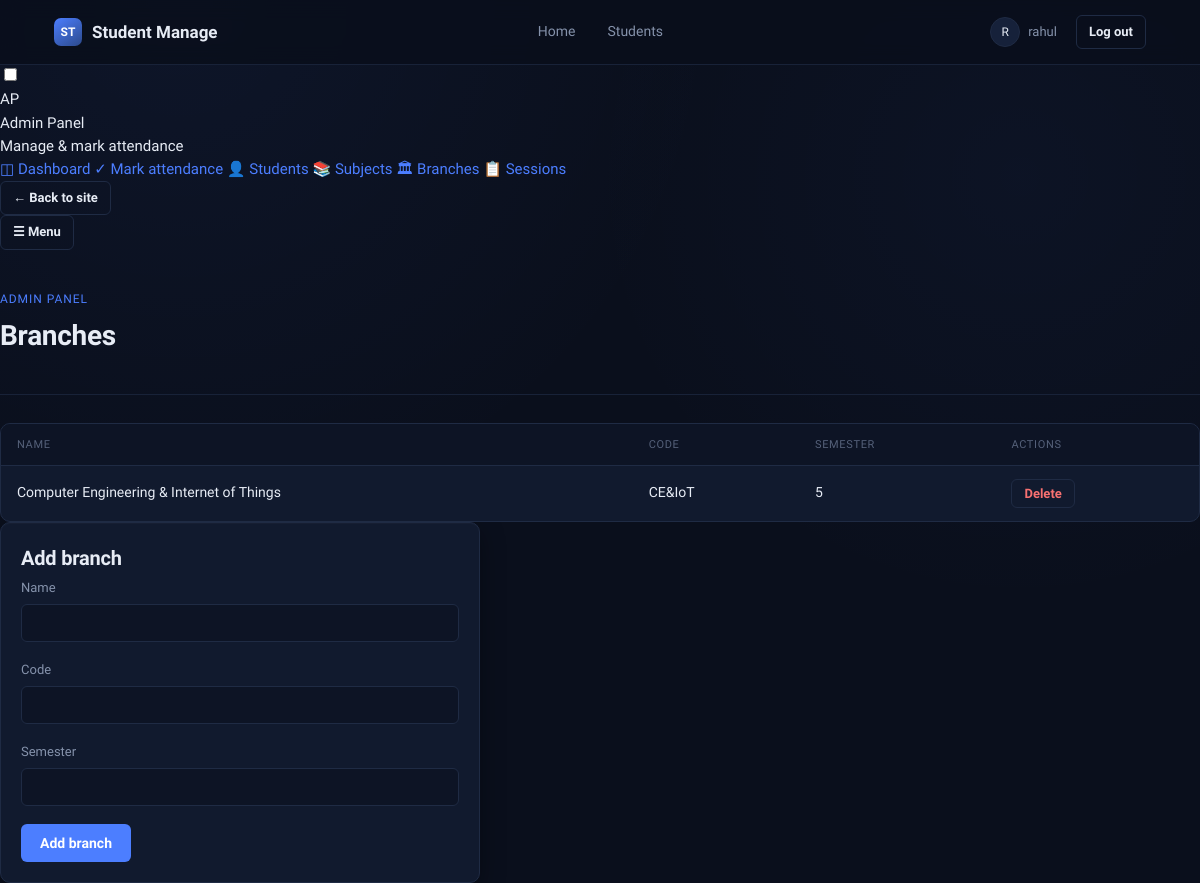
Screenshot of /panel/branches/ (signed in) with the database file from the repository.
### CR_Control/models.py (models this page shows, shortened)
class Branch(models.Model):
    semester = models.IntegerField()
    name = models.CharField(max_length=64)
    code = models.CharField(max_length=12)

### CR_Control/admin_views.py (the view)
# urls.py: path("panel/branches/", admin_views.panel_branches, name="panel_branches"),
@staff_or_teacher_required
def panel_branches(request):
    form = BranchForm()
    if request.method == "POST" and request.POST.get("action") == "add_branch":
        form = BranchForm(request.POST)
        if form.is_valid():
            form.save()
            messages.success(request, "Branch added successfully.")
            return redirect("panel_branches")
    return render(request, "panel/branches.html", {
        "branches": Branch.objects.all(),
        "form": form,
    })

### CR_Control/forms.py
class BranchForm(forms.ModelForm):
    class Meta:
        model = Branch
        fields = ['name', 'code', 'semester']

### CR_Control/context_processors.py (called while the page is built)
def panel_access(request):
    return {"can_access_panel": user_can_access_panel(request.user)}

### CR_Control/templates/panel/branches.html (shortened to what this page needs)
{% extends 'panel/layout_panel.html' %}
{% block panel_content %}
<div class="page-header">
  <div>
    <span class="page-header__eyebrow">Admin Panel</span>
    <h1>Branches</h1>
  </div>
</div>
<div class="panel-split">
  <div class="panel-split__main">
    <div class="table-wrap">
      <table class="register">
        <thead>
          <tr>
            <th>Name</th>
            <th>Code</th>
            <th>Semester</th>
            <th>Actions</th>
          </tr>
        </thead>
        <tbody>
          {% for branch in branches %}
          <tr>
            <td>{{ branch.name }}</td>
            <td class="text-mono">{{ branch.code }}</td>
            <td>{{ branch.semester }}</td>
            <td>
              <form method="POST" action="{% url 'panel_branch_delete' branch.id %}" class="inline-form"
                onsubmit="return confirm('Delete branch {{ branch.code }}? All related data will be removed.');">
                <button type="submit" class="btn btn--danger btn--sm">Delete</button>
              </form>
            </td>
          </tr>
          {% empty %}
          <tr>
            <td colspan="4">
              <div class="empty"><h3>No branches yet</h3></div>
            </td>
          </tr>
          {% endfor %}
        </tbody>
      </table>
    </div>
  </div>
  <div class="panel-split__side">
    <div class="card form-card">
      <h2>Add branch</h2>
      <form method="POST">
        <div class="field">
          <label for="id_name">Name</label>
          {{ form.name }}
        </div>
        <div class="field">
          <label for="id_code">Code</label>
          {{ form.code }}
        </div>
        <div class="field">
          <label for="id_semester">Semester</label>
          {{ form.semester }}
        </div>
        <button type="submit" class="btn btn--primary">Add branch</button>
      </form>
    </div>
  </div>
</div>
{% endblock %}

### CR_Control/templates/nav.html (shortened to what this page needs)
<nav class="nav">
  <div class="nav__inner">
    <div class="nav__brand">
      <span class="nav__brand-mark">ST</span>
      <span class="nav__brand-text">Student Manage</span>
    </div>
    <ul class="nav__links">
      <li><a class="nav__link {% if active == 'home' %}is-active{% endif %}" href="{% url 'home' %}">Home</a></li>
      <li><a class="nav__link {% if active == 'student' %}is-active{% endif %}" href="{% url 'students' %}">Students</a></li>
    </ul>
    <div class="nav__right">
      {% if user.is_authenticated %}
        <a href="{% url 'profile' %}" class="nav__user nav__user--link {% if active == 'profile' %}is-active{% endif %}" title="Account settings">
          <span class="nav__avatar">{{ user.username|slice:":1"|upper }}</span>
          <span class="nav__username">{{ user.username }}</span>
        </a>
        <a href="{% url 'logout' %}" class="btn btn--ghost btn--sm">Log out</a>
      {% else %}
        <a href="{% url 'login' %}" class="btn btn--primary btn--sm">Log in</a>
      {% endif %}
    </div>
  </div>
</nav>

### rows the page displays
Branch: name "Computer Engineering & Internet of Things", code "CE&IoT", semester "5"

### other values shown
{{ user.username|slice:":1"|upper }} "R"
{{ user.username }} "rahul"
